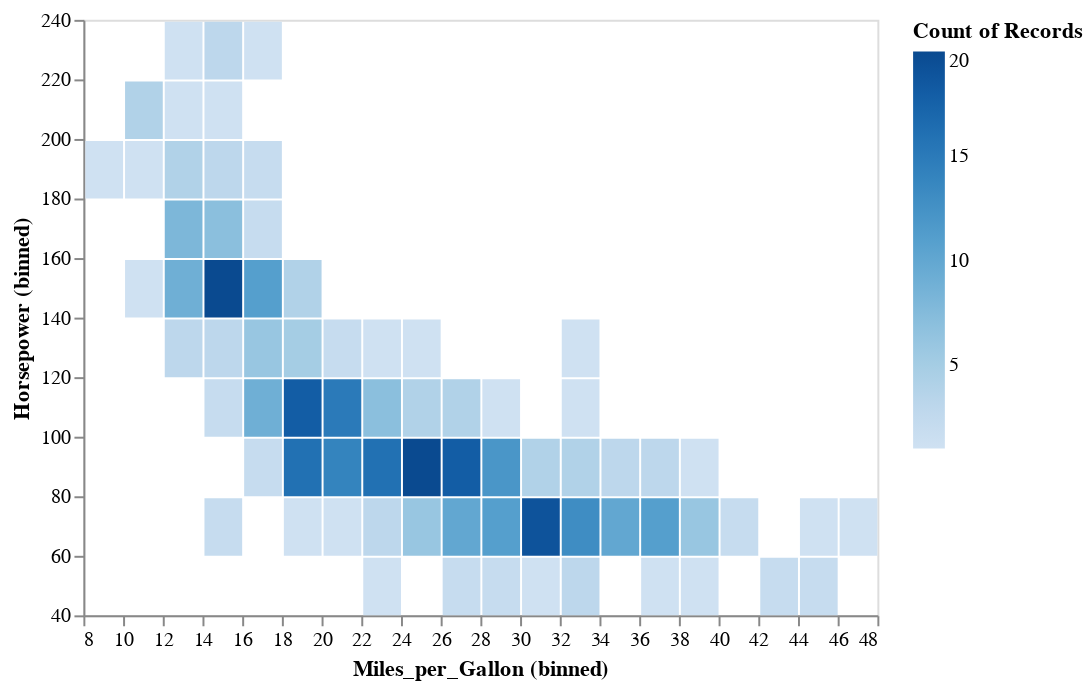

Notebook code for this chart:
### Code cell
# We can use the count() transformation in every encoding
alt.Chart(cars).mark_bar().encode(
    x=alt.X('Miles_per_Gallon:Q', bin=alt.Bin(maxbins=30)),
    y=alt.Y('Horsepower:Q', bin=True),
    color='count()'
)

### Figure 1 — Vega-Lite specification as saved in the notebook (floating-point values rounded to 4 significant figures; data arrays with more than 128 entries replaced by an {"elided": "..."} marker saying what was removed)
{"config": {"view": {"continuousWidth": 400, "continuousHeight": 300}}, "data": {"name": "data-f02450ab61490a1363517a0190416235"}, "mark": "bar", "encoding": {"color": {"type": "quantitative", "aggregate": "count"}, "x": {"type": "quantitative", "bin": {"maxbins": 30}, "field": "Miles_per_Gallon"}, "y": {"type": "quantitative", "bin": true, "field": "Horsepower"}}, "$schema": "https://vega.github.io/schema/vega-lite/v4.8.1.json", "datasets": {"data-f02450ab61490a1363517a0190416235": {"elided": "406 records"}}}
